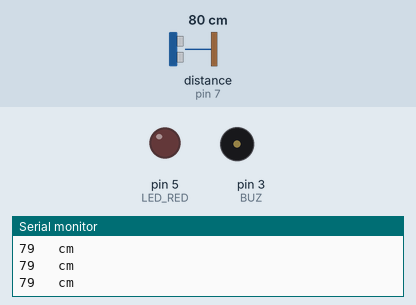
Simulated run of this sketch. Board: Arduino Uno, built with avr-gcc and run on an emulated ATmega328P. On the bench: output pins drawn as LEDs (lit = HIGH), buzzer (waves = sounding), the last lines printed to the serial monitor. Wiring (inferred from the names in the program): ultrasonic range finder: trigger pin 6; echo pin 7. Dashed ring = blinking. Inputs (shaded band) come from the test bench; at power-on: distance to the obstacle (sensor on pin 7) 80 cm. The echo pulse lasts 58.3 µs per cm; pins used as bus, display or sensor lines are not drawn.

Above: at 1.2 s.
1.3 s: distance to the obstacle (sensor on pin 7) set to 22 cm
2.8 s: distance to the obstacle (sensor on pin 7) set to 19 cm
At 3.21 s:
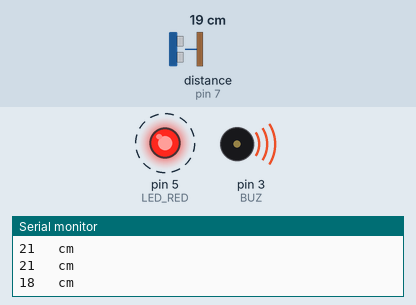
5.8 s: distance to the obstacle (sensor on pin 7) set to 35 cm
At 6.3 s:
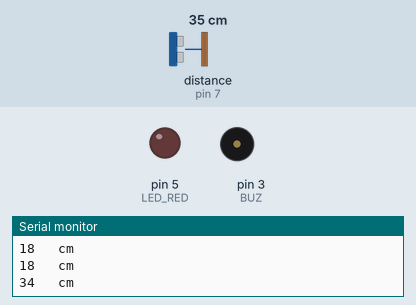
7.3 s: distance to the obstacle (sensor on pin 7) set to 18 cm
At 7.73 s:
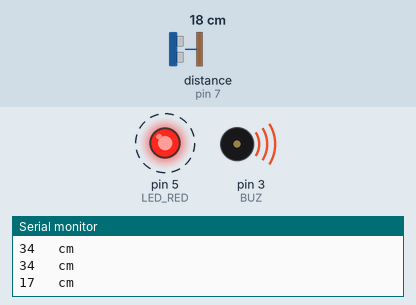
Timing chart, 0 to 11.3 s (numbered marks = the images above; inputs shaded):
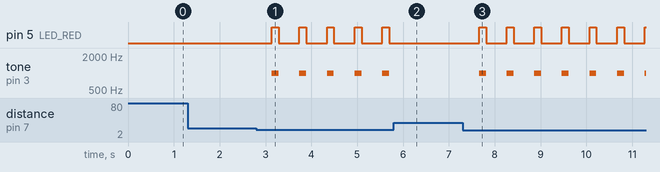

The sketch:

17_Reverse_Parking_Alarm_Radar.ino
```cpp
int triggerPin = 6;
int echoPin = 7;
#define BUZ 3        // Buzzer pin
#define LED_RED 5    // Red LED pin

// Custom function: measure ultrasonic distance (in centimeters)
float measureDistanceCm() {
  digitalWrite(triggerPin, LOW);
  delayMicroseconds(2);
  digitalWrite(triggerPin, HIGH);
  delayMicroseconds(10);
  digitalWrite(triggerPin, LOW);
  long duration = pulseIn(echoPin, HIGH);
  float distance = duration * 0.0343 / 2;
  Serial.print((int)distance);
  Serial.println("\t cm");
  delay(100); // Small delay
  return distance;
}

// Function: Blink LED + buzzer sound
void flashLedBuzzer(int interval) {
  digitalWrite(LED_RED, HIGH);
  tone(BUZ, 1000);       // High-frequency buzzer sound
  delay(interval);        // Parameter controls blinking interval
  digitalWrite(LED_RED, LOW);
  noTone(BUZ);
  delay(interval);
}

void setup() {
  Serial.begin(115200);
  pinMode(triggerPin, OUTPUT);
  pinMode(echoPin, INPUT);
  pinMode(BUZ, OUTPUT);
  pinMode(LED_RED, OUTPUT);
}

void loop() {
  float distance = measureDistanceCm();
  if (distance >= 0 && distance <= 10) {
    // 0-10 cm: buzzer beeps rapidly, LED blinks fast
    flashLedBuzzer(50);   // 50ms interval, rapid
  }
  else if (distance >= 11 && distance <= 20) {
    // 11-20 cm: buzzer beeps slowly, LED blinks slowly
    flashLedBuzzer(150);  // 150ms interval, slow
  }
  else {
    // More than 20 cm: buzzer off, LED off
    digitalWrite(LED_RED, LOW);
    noTone(BUZ);
  }
  delay(200);  // Small delay after each measurement
}
```

Measured:
- the behaviour switches between 21 and 20 cm on distance to the obstacle (sensor on pin 7) (found by bisection; images 0 and 1)
- after the input at 2.8 s, pin 5 (LED_RED): alternates HIGH for 0.15 s and LOW for 0.45 s, starting after 0.34 s; tone on pin 3 (BUZ): alternates 1000 Hz for 0.15 s and silent for 0.45 s, starting after 0.34 s
- after the input at 5.8 s, pin 5 (LED_RED): stops changing and stays LOW; tone on pin 3 (BUZ): stops changing and stays silent
- after the input at 7.3 s, pin 5 (LED_RED): alternates HIGH for 0.15 s and LOW for 0.45 s, starting after 0.36 s; tone on pin 3 (BUZ): alternates 1000 Hz for 0.15 s and silent for 0.45 s, starting after 0.36 s
